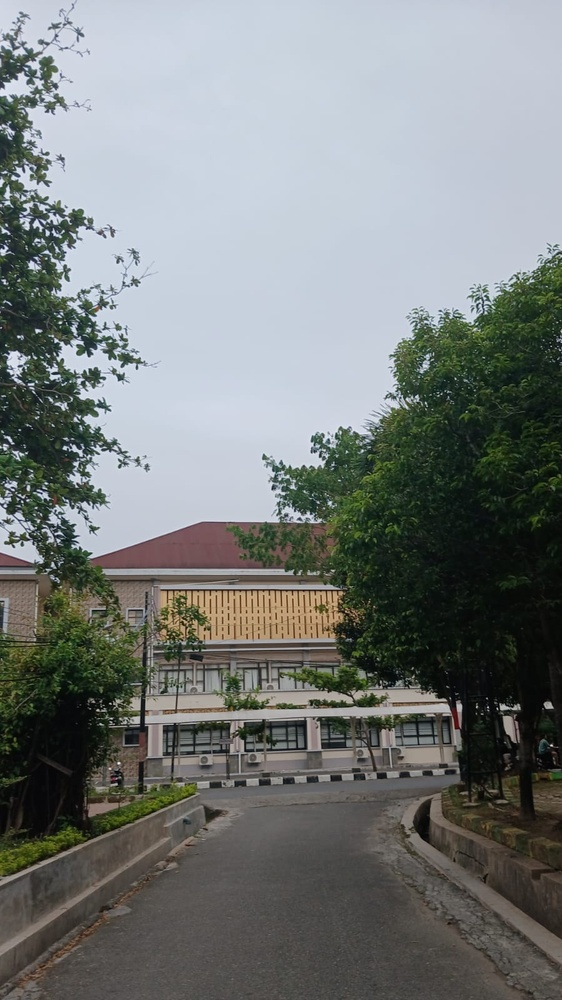
#> input picture jalan.jpeg, 562 x 1000 px, shrunk from 900 x 1600 before the run
$ jupyter execute tugas_6.ipynb
#> lines starting #> are read from the running program, lines starting #| are printed output that depends on the picture
[cell 1]
import cv2
import numpy as np
from scipy.signal import convolve2d
from skimage.metrics import peak_signal_noise_ratio, mean_squared_error, structural_similarity
from numpy.fft import fft2, ifft2
import matplotlib.pyplot as plt
import time

# Load image
img = cv2.imread('jalan.jpeg', 0)
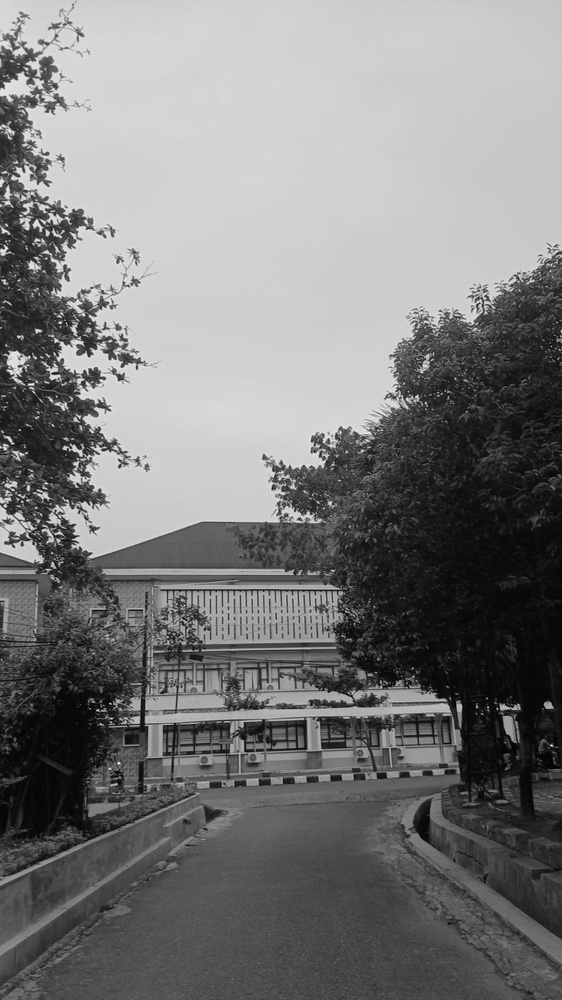
#> img: shape (1000, 562); min 0, max 247, mean 122.5
img = img / 255.0

# PSF Motion Blur
def motion_psf(length, angle):
#> called with length = 15, angle = 30
    psf = np.zeros((length, length))
    center = length // 2
    for i in range(length):
        psf[i, center] = 1
    M = cv2.getRotationMatrix2D((center, center), angle, 1)
    psf = cv2.warpAffine(psf, M, (length, length))
    return psf / psf.sum()

psf = motion_psf(15, 30)

# Degradasi
blur = convolve2d(img, psf, mode='same')
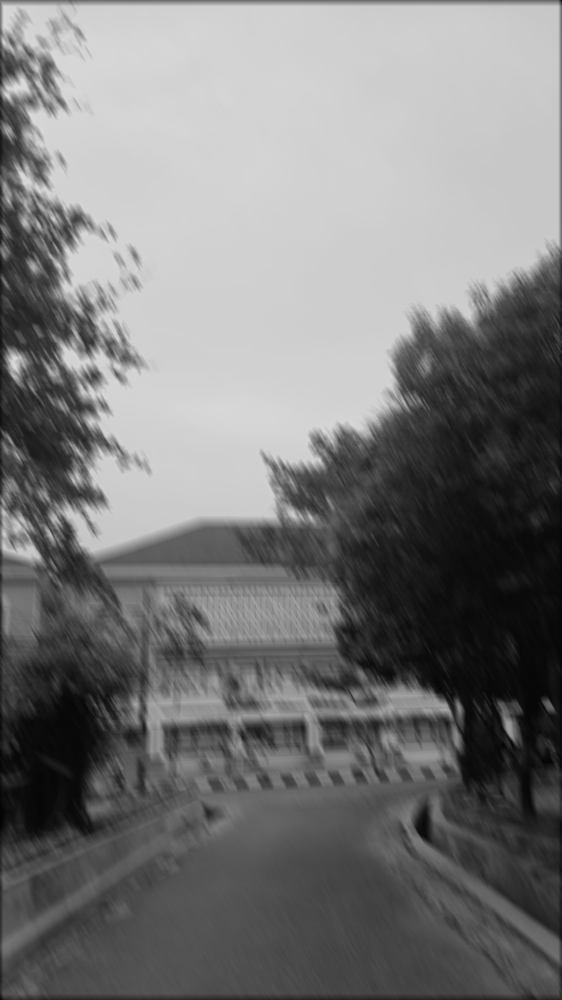
#> blur: shape (1000, 562) float64; min 0.0165, max 0.865, mean 0.478

def gaussian_noise(img, sigma):
#> called with sigma = 20
    noise = np.random.normal(0, sigma/255.0, img.shape)
    return np.clip(img + noise, 0, 1)

def sp_noise(img, prob):
#> called with prob = 0.05
    noisy = img.copy()
    rand = np.random.rand(*img.shape)
    noisy[rand < prob/2] = 0
    noisy[rand > 1 - prob/2] = 1
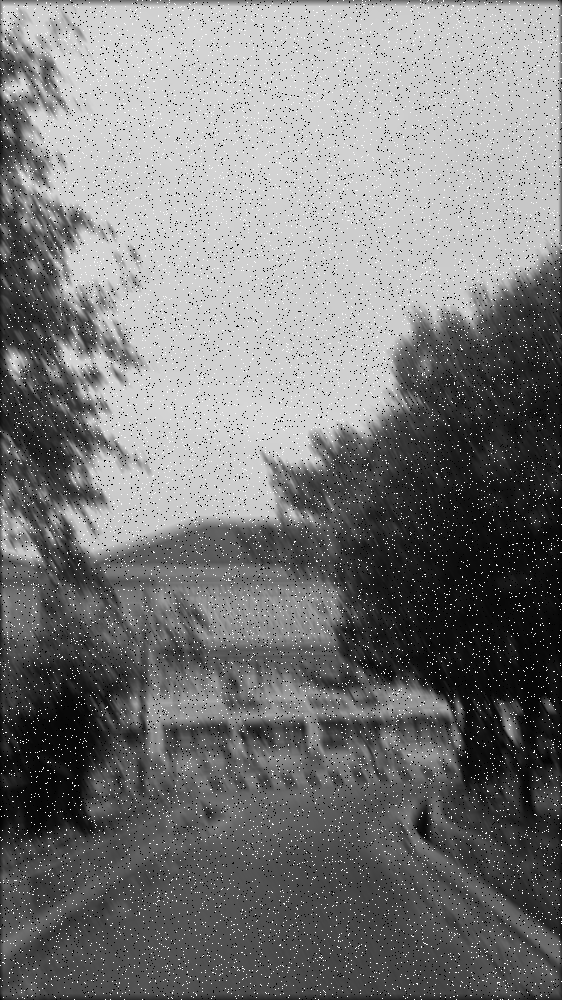
#> noisy: shape (1000, 562) float64; min 0, max 1, mean 0.479
    return noisy

gaussian_blur = gaussian_noise(blur, 20)
sp_blur = sp_noise(blur, 0.05)

# Inverse Filtering
def inverse_filter(img, psf):
    G = fft2(img)
    H = fft2(psf, s=img.shape)
    H[H == 0] = 1e-6
    return np.abs(ifft2(G / H))

# Wiener Filter
def wiener_filter(img, psf, K):
    G = fft2(img)
    H = fft2(psf, s=img.shape)
    Hc = np.conj(H)
    return np.abs(ifft2((Hc / (np.abs(H)**2 + K)) * G))

# Lucy-Richardson
def lucy(img, psf, iter=10):
    estimate = np.full(img.shape, 0.5)
    psf_m = np.flipud(np.fliplr(psf))
    for _ in range(iter):
        conv = convolve2d(estimate, psf, 'same')
        estimate *= convolve2d(img/(conv+1e-6), psf_m, 'same')
    return estimate

# Evaluasi
def evaluate(original, restored):
    mse = mean_squared_error(original, restored)
    psnr = peak_signal_noise_ratio(original, restored)
    ssim = structural_similarity(original, restored, data_range=1)
    return mse, psnr, ssim

datasets = {
    "Motion Blur": blur,
    "Gaussian + Blur": gaussian_blur,
    "SP + Blur": sp_blur
}

for name, data in datasets.items():
    print("\n=== ", name, " ===")

    start = time.time()
    inv = inverse_filter(data, psf)
    print("Inverse:", evaluate(img, inv), "Time:", time.time()-start)

    start = time.time()
    wien = wiener_filter(data, psf, 0.01)
    print("Wiener:", evaluate(img, wien), "Time:", time.time()-start)

    start = time.time()
    lr = lucy(data, psf, 10)
    print("Lucy:", evaluate(img, lr), "Time:", time.time()-start)

    # Tampilkan gambar
    plt.figure(figsize=(10,6))
    plt.subplot(2,2,1); plt.title("Degradasi"); plt.imshow(data, cmap='gray')
    plt.subplot(2,2,2); plt.title("Inverse"); plt.imshow(inv, cmap='gray')
    plt.subplot(2,2,3); plt.title("Wiener"); plt.imshow(wien, cmap='gray')
    plt.subplot(2,2,4); plt.title("Lucy"); plt.imshow(lr, cmap='gray')
    plt.show()
#> this loop made 3 passes
#> name on passes 1 to 3: 'Motion Blur', 'Gaussian + Blur', 'SP + Blur'
#| ===  Motion Blur  ===
#| ===  Gaussian + Blur  ===
#| ===  SP + Blur  ===
#> pass 1, `inv = inverse_filter(data, psf)`:
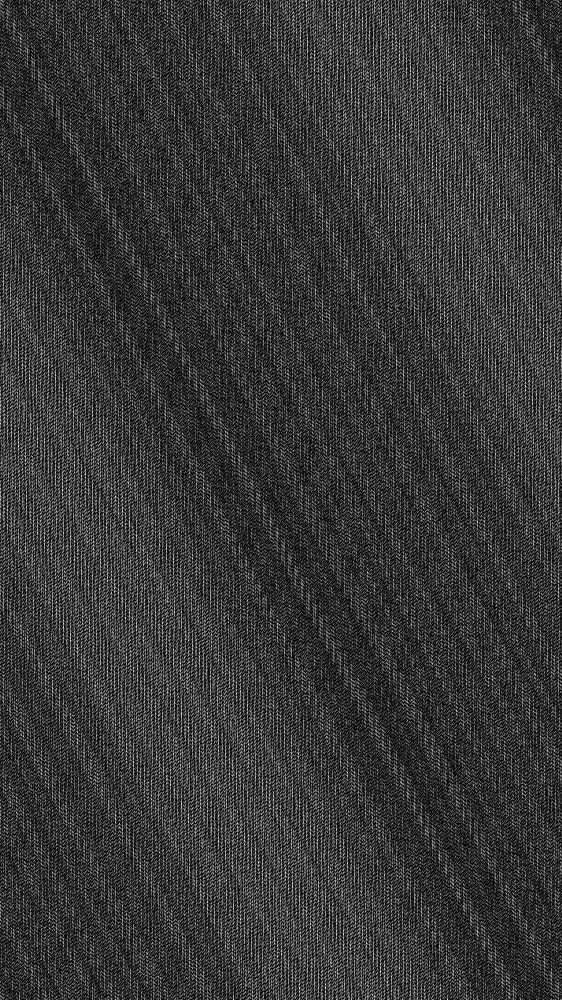
#> inv: shape (1000, 562) float64; min 2.46e-05, max 25.63, mean 5.7; drawn with min black and max white
#> pass 1, `wien = wiener_filter(data, psf, 0.01)`:
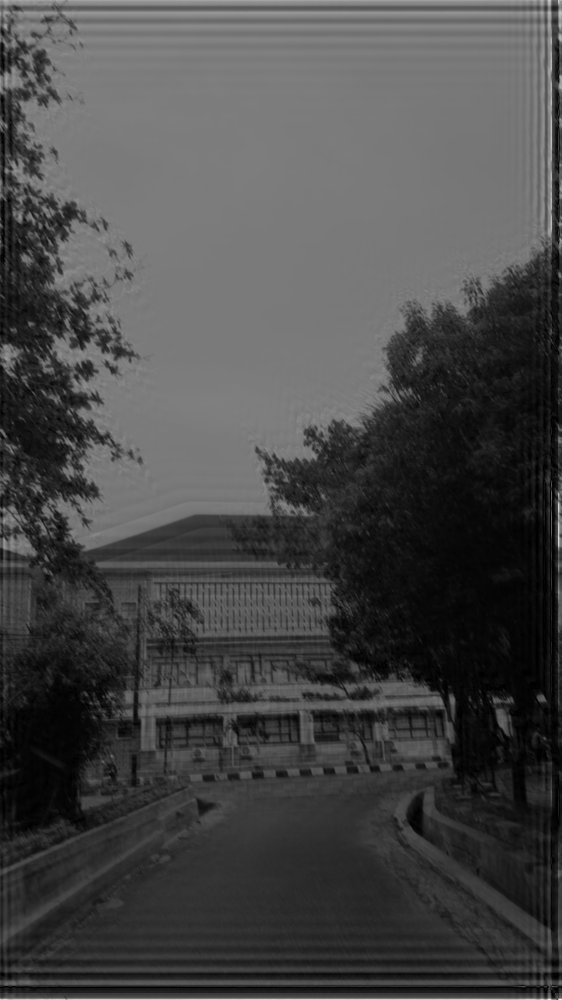
#> wien: shape (1000, 562) float64; min 4.02e-05, max 1.68, mean 0.474; drawn with min black and max white
#> pass 1, `lr = lucy(data, psf, 10)`:
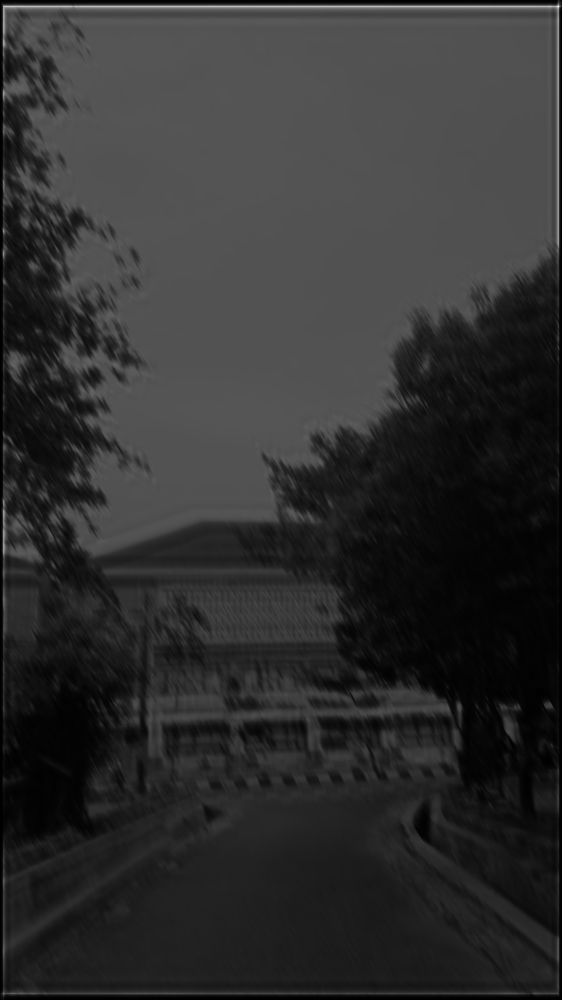
#> lr: shape (1000, 562) float64; min 0.000166, max 2.51, mean 0.478; drawn with min black and max white
#> pass 2, `inv = inverse_filter(data, psf)`:
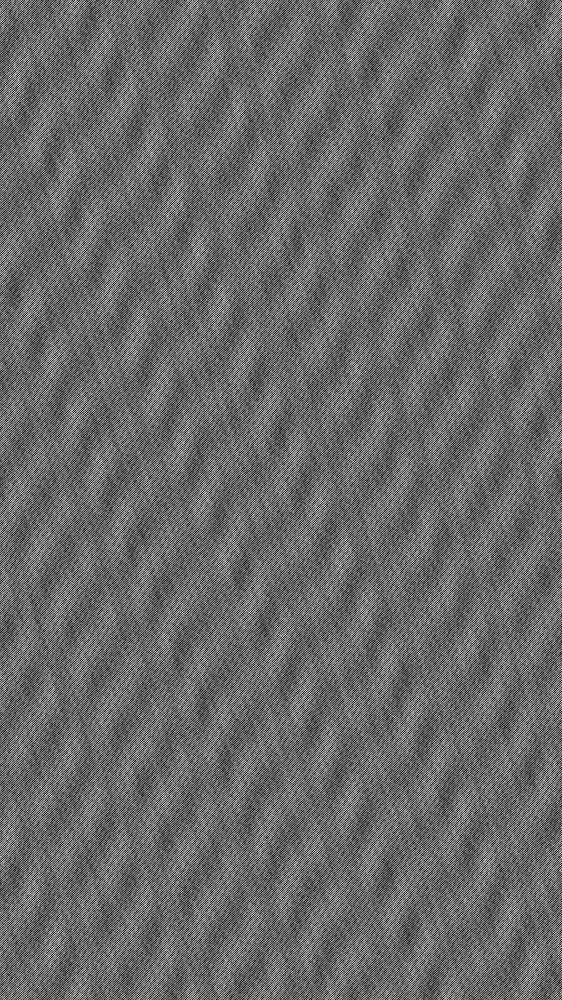
#> inv: shape (1000, 562) float64; min 0.00247, max 2120.9, mean 876; drawn with min black and max white
#> pass 2, `plt.show()`:
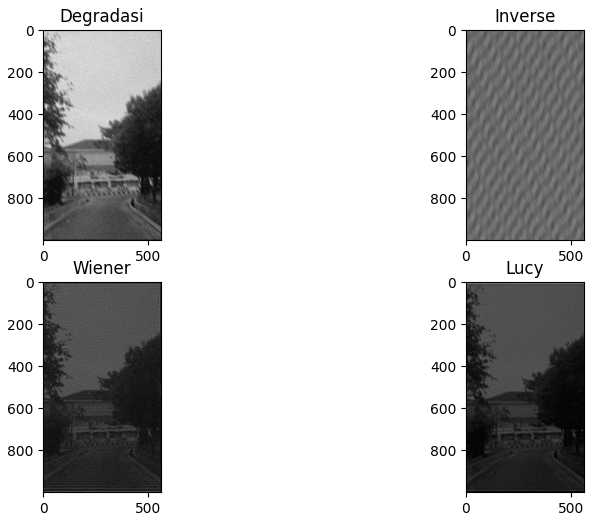
#> figure drawn by matplotlib, 4 panels
